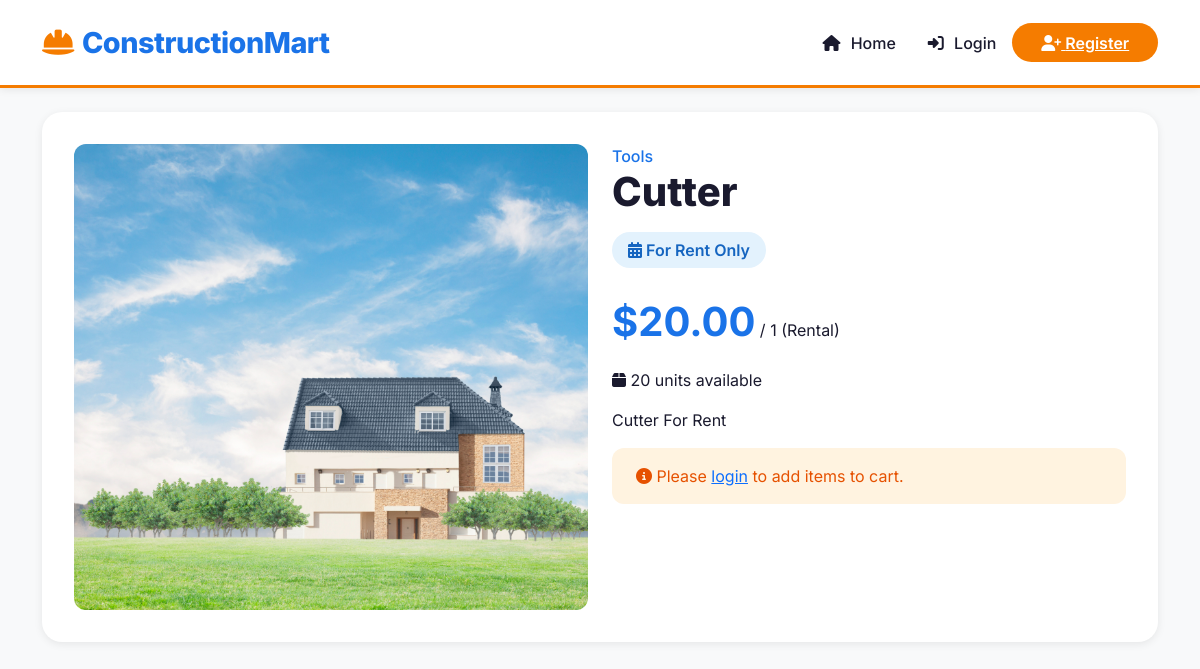
Screenshot of /product/2/ with the database file from the repository.
### marketplace/models.py (models this page shows, shortened)
class Product(models.Model):
    PRODUCT_TYPES = [
        ('sale', 'For Sale'),
        ('rent', 'For Rent'),
        ('both', 'Both'),
    ]
    name = models.CharField(max_length=200)
    category = models.ForeignKey(Category, on_delete=models.SET_NULL, null=True, blank=True)
    description = models.TextField()
    product_type = models.CharField(max_length=10, choices=PRODUCT_TYPES, default='sale')
    price = models.DecimalField(max_digits=10, decimal_places=2, default=0.00)
    rental_price = models.DecimalField(max_digits=10, decimal_places=2, null=True, blank=True)
    rental_period = models.CharField(max_length=50, blank=True, help_text="e.g., per day, per week")
    stock_quantity = models.PositiveIntegerField(default=0)
    image = models.ImageField(upload_to='products/', null=True, blank=True)
    is_available = models.BooleanField(default=True)
    created_at = models.DateTimeField(auto_now_add=True)
    updated_at = models.DateTimeField(auto_now=True)

class Category(models.Model):
    name = models.CharField(max_length=100)
    description = models.TextField(blank=True)
    icon = models.CharField(max_length=50, blank=True, help_text="Font Awesome icon class")
    class Meta:
        verbose_name_plural = "Categories"

### marketplace/views.py (the view)
# urls.py: path('product/<int:product_id>/', views.product_detail, name='product_detail'),
def product_detail(request, product_id):
    product = get_object_or_404(Product, id=product_id)
    related_products = Product.objects.filter(
        category=product.category, is_available=True
    ).exclude(id=product.id)[:4]
    context = {
        'product': product,
        'related_products': related_products,
    }
    return render(request, 'marketplace/product_detail.html', context)

### templates/marketplace/product_detail.html (shortened to what this page needs)
{% extends "base.html" %}
{% load static %}
{% block content %}
<div class="product-detail">
    <div class="row g-4">
        <div class="col-lg-6">
            <div class="product-image">
                {% if product.image %}
                    <img src="{{ product.image.url }}" alt="{{ product.name }}">
                {% else %}
                    <div class="placeholder-icon">
                        <i class="fas fa-tools"></i>
                    </div>
                {% endif %}
            </div>
        </div>
        <div class="col-lg-6">
            <div class="product-info">
                <span class="category-tag">{{ product.category.name }}</span>
                <h1>{{ product.name }}</h1>
                <div class="product-type-badge {{ product.product_type }}">
                    {% if product.product_type == 'sale' %}
                        <i class="fas fa-tag"></i> For Sale Only
                    {% elif product.product_type == 'rent' %}
                        <i class="fas fa-calendar-alt"></i> For Rent Only
                    {% else %}
                        <i class="fas fa-exchange-alt"></i> Both Sale & Rent
                    {% endif %}
                </div>
                <div class="mt-3">
                    {% if product.product_type == 'rent' or product.product_type == 'both' %}
                        <div>
                            <span class="price-display">${{ product.rental_price }}</span>
                            <span class="rent-label">/ {{ product.rental_period|default:"day" }} (Rental)</span>
                        </div>
                    {% endif %}
                </div>
                <div class="mt-3">
                    <span class="stock-badge {% if product.stock_quantity > 10 %}in-stock{% else %}low-stock{% endif %}">
                        <i class="fas fa-box"></i> {{ product.stock_quantity }} units available
                    </span>
                </div>
                <div class="mt-3">
                    <p>{{ product.description }}</p>
                </div>
                {% if user.is_authenticated and product.is_available and product.stock_quantity > 0 %}
                    <form method="POST" action="{% url 'add_to_cart' product.id %}" class="mt-4">
                        {% csrf_token %}
                        <div class="row g-3">
                            <div class="col-md-6">
                                <label class="form-label fw-bold">Transaction Type</label>
                                <select name="transaction_type" class="form-select" id="transactionType">
                                    {% if product.product_type == 'sale' or product.product_type == 'both' %}
                                        <option value="sale">Buy</option>
                                    {% endif %}
                                    {% if product.product_type == 'rent' or product.product_type == 'both' %}
                                        <option value="rent">Rent</option>
                                    {% endif %}
                                </select>
                            </div>
                            <div class="col-md-6" id="rentalDaysDiv" style="display: none;">
                                <label class="form-label fw-bold">Rental Days</label>
                                <input type="number" name="rental_days" class="form-control" value="1" min="1" max="30">
                            </div>
                        </div>
                        <div class="quantity-selector">
                            <label class="fw-bold me-3">Quantity:</label>
                            <button type="button" onclick="decreaseQuantity()">-</button>
                            <input type="number" name="quantity" id="quantityInput" value="1" min="1" max="{{ product.stock_quantity }}">
                            <button type="button" onclick="increaseQuantity()">+</button>
                        </div>
                        <button type="submit" class="btn-orange w-100 mt-3">
                            <i class="fas fa-shopping-cart"></i> Add to Cart
                        </button>
                    </form>
                {% elif not user.is_authenticated %}
                    <div class="alert alert-warning mt-3">
                        <i class="fas fa-info-circle"></i> Please <a href="{% url 'login' %}">login</a> to add items to cart.
                    </div>
                {% else %}
                    <div class="alert alert-warning mt-3">
                        <i class="fas fa-exclamation-triangle"></i> This product is currently unavailable.
                    </div>
                {% endif %}
            </div>
        </div>
    </div>
</div>
{% endblock %}

### templates/base.html (style rules this page uses)
:root { --primary-blue: #1A73E8; --primary-orange: #F57C00; --success-green: #2E7D32; --light-bg: #F8F9FA; --dark-text: #1A1A2E; --gray-text: #6B7280; --border-light: #E5E7EB; --shadow-sm: 0 2px 8px rgba(0,0,0,0.08); --shadow-md: 0 4px 16px rgba(0,0,0,0.12); --shadow-lg: 0 8px 32px rgba(0,0,0,0.16); --radius-md: 12px; --radius-lg: 20px; }
* { font-family: 'Inter', sans-serif; margin: 0; padding: 0; box-sizing: border-box; }
body { background: var(--light-bg); color: var(--dark-text); min-height: 100vh; display: flex; flex-direction: column; }
.alert { border-radius: var(--radius-md); border: none; padding: 1rem 1.5rem; }
.alert-warning { background: #FFF3E0; color: #E65100; }

### templates/marketplace/product_detail.html (style rules this page uses)
.product-detail { background: white; border-radius: var(--radius-lg); padding: 2rem; box-shadow: var(--shadow-sm); }
.product-image { border-radius: var(--radius-md); overflow: hidden; background: var(--light-bg); min-height: 400px; display: flex; align-items: center; justify-content: center; }
.product-image img { width: 100%; height: 100%; object-fit: contain; max-height: 500px; }
.product-info h1 { font-weight: 800; margin-bottom: 0.5rem; }
.product-info .category-tag { color: var(--primary-blue); font-weight: 500; }
.product-info .price-display { font-size: 2.5rem; font-weight: 700; color: var(--primary-blue); }
.product-type-badge { padding: 6px 16px; border-radius: 50px; font-weight: 600; display: inline-block; margin: 8px 0; }
.product-type-badge.rent { background: #E3F2FD; color: #1565C0; }

### rows the page displays
Product: image (picture), category.name "Tools", name "Cutter", rental_price "20.00", rental_period "1", stock_quantity "20", description "Cutter For Rent"
